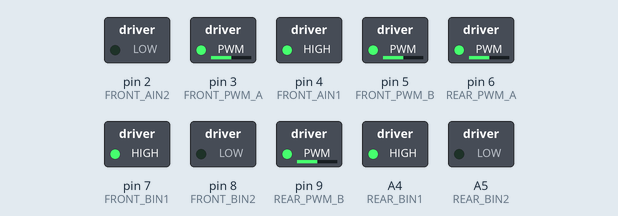
Bench run of a sketch on a simulated Arduino Nano, built with avr-gcc and run on an emulated ATmega328P. Shown: switched loads named in the sketch (green lamp = pin HIGH). What the sketch prints to the serial monitor is not drawn.

Above: at 0.05 s.
At 2.05 s:
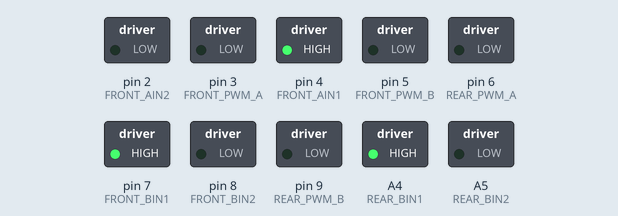
At 3.05 s:
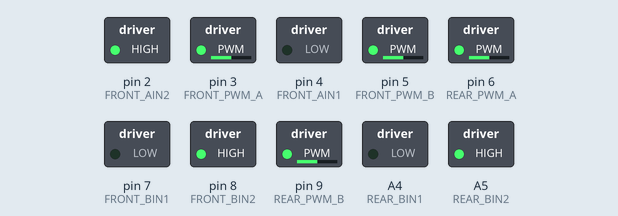
At 5.95 s:
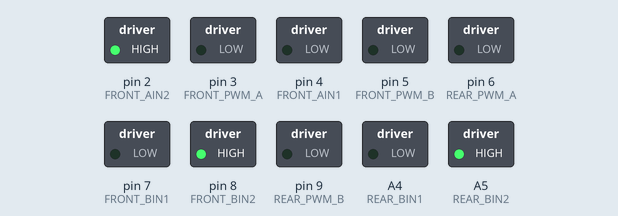
Timing chart, 0 to 7.8 s (numbered marks = the images above):
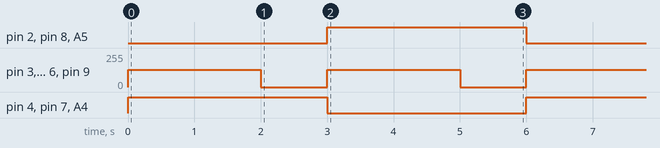

Measured:
- by itself, pin 3 (FRONT_PWM_A), pin 5 (FRONT_PWM_B), pin 6 (REAR_PWM_A), pin 9 (REAR_PWM_B): alternates 128/255 for 2.0 s and 0/255 for 1.0 s
- by itself, pin 2 (FRONT_AIN2), pin 4 (FRONT_AIN1), pin 7 (FRONT_BIN1), pin 8 (FRONT_BIN2), A4 (REAR_BIN1), A5 (REAR_BIN2): alternates HIGH for 3.0 s and LOW for 3.0 s

The sketch:

motor_test.ino
```cpp
/*
  TB6612FNG 馬達測試範例
  測試方式：依序執行正轉、停止、反轉、停止
  前後馬達皆使用 50% PWM 輸出，以降低電流衝擊
*/

// 前兩顆馬達接腳設定
#define FRONT_PWM_A 3
#define FRONT_PWM_B 5
#define FRONT_AIN1 4
#define FRONT_AIN2 2
#define FRONT_BIN1 7
#define FRONT_BIN2 8

// 後兩顆馬達接腳設定
#define REAR_PWM_A 6
#define REAR_PWM_B 9
#define REAR_AIN1 A6
#define REAR_AIN2 A7
#define REAR_BIN1 A4
#define REAR_BIN2 A5

// 設定 PWM 佔空比 (0 ~ 255)，此處使用 128 (大約 50%)
const int pwmSpeed = 128;

void setup() {
  // 設定所有相關腳位為輸出
  pinMode(FRONT_PWM_A, OUTPUT);
  pinMode(FRONT_PWM_B, OUTPUT);
  pinMode(FRONT_AIN1, OUTPUT);
  pinMode(FRONT_AIN2, OUTPUT);
  pinMode(FRONT_BIN1, OUTPUT);
  pinMode(FRONT_BIN2, OUTPUT);

  pinMode(REAR_PWM_A, OUTPUT);
  pinMode(REAR_PWM_B, OUTPUT);
  pinMode(REAR_AIN1, OUTPUT);
  pinMode(REAR_AIN2, OUTPUT);
  pinMode(REAR_BIN1, OUTPUT);
  pinMode(REAR_BIN2, OUTPUT);

  Serial.begin(9600);
}

void loop() {
  // 1. 正轉測試：設定正轉方向，並以50% PWM 驅動
  // 前馬達：將 AIN1 設為 HIGH, AIN2 設為 LOW；BIN1 設為 HIGH, BIN2 設為 LOW
  digitalWrite(FRONT_AIN1, HIGH);
  digitalWrite(FRONT_AIN2, LOW);
  digitalWrite(FRONT_BIN1, HIGH);
  digitalWrite(FRONT_BIN2, LOW);

  // 後馬達同理
  digitalWrite(REAR_AIN1, HIGH);
  digitalWrite(REAR_AIN2, LOW);
  digitalWrite(REAR_BIN1, HIGH);
  digitalWrite(REAR_BIN2, LOW);

  // 使用 analogWrite 控制 PWM 輸出
  analogWrite(FRONT_PWM_A, pwmSpeed);
  analogWrite(FRONT_PWM_B, pwmSpeed);
  analogWrite(REAR_PWM_A, pwmSpeed);
  analogWrite(REAR_PWM_B, pwmSpeed);

  Serial.println("正轉中，以50% PWM輸出");
  delay(2000);  // 運行2秒

  // 2. 停止：將所有 PWM 設為0
  analogWrite(FRONT_PWM_A, 0);
  analogWrite(FRONT_PWM_B, 0);
  analogWrite(REAR_PWM_A, 0);
  analogWrite(REAR_PWM_B, 0);

  Serial.println("停止");
  delay(1000);

  // 3. 反轉測試：反轉時將方向腳位反向
  digitalWrite(FRONT_AIN1, LOW);
  digitalWrite(FRONT_AIN2, HIGH);
  digitalWrite(FRONT_BIN1, LOW);
  digitalWrite(FRONT_BIN2, HIGH);

  digitalWrite(REAR_AIN1, LOW);
  digitalWrite(REAR_AIN2, HIGH);
  digitalWrite(REAR_BIN1, LOW);
  digitalWrite(REAR_BIN2, HIGH);

  analogWrite(FRONT_PWM_A, pwmSpeed);
  analogWrite(FRONT_PWM_B, pwmSpeed);
  analogWrite(REAR_PWM_A, pwmSpeed);
  analogWrite(REAR_PWM_B, pwmSpeed);

  Serial.println("反轉中，以50% PWM輸出");
  delay(2000);

  // 4. 再次停止
  analogWrite(FRONT_PWM_A, 0);
  analogWrite(FRONT_PWM_B, 0);
  analogWrite(REAR_PWM_A, 0);
  analogWrite(REAR_PWM_B, 0);

  Serial.println("停止");
  delay(1000);
}
```
